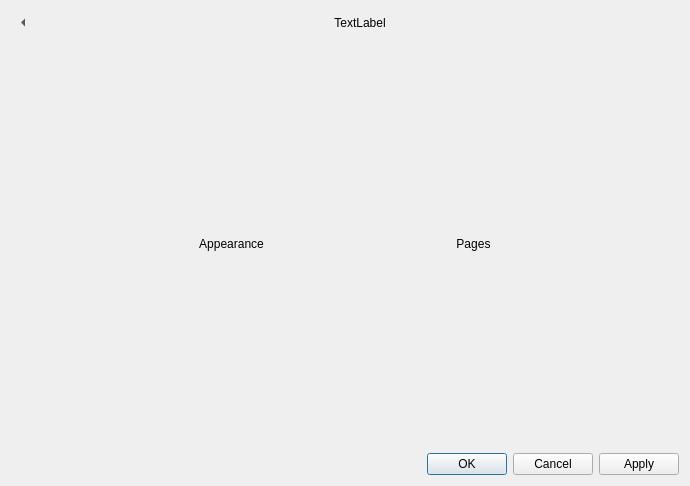
<?xml version="1.0" encoding="UTF-8"?>
<ui version="4.0">
 <class>SettingsDialog</class>
 <widget class="QDialog" name="SettingsDialog">
  <property name="geometry">
   <rect>
    <x>0</x>
    <y>0</y>
    <width>690</width>
    <height>486</height>
   </rect>
  </property>
  <property name="windowTitle">
   <string>Preferences</string>
  </property>
  <layout class="QGridLayout" name="gridLayout">
   <item row="1" column="0">
    <layout class="QVBoxLayout" name="verticalLayout">
     <item>
      <widget class="QStackedWidget" name="stackedWidget">
       <property name="currentIndex">
        <number>0</number>
       </property>
       <widget class="QWidget" name="mainPage">
        <layout class="QGridLayout" name="gridLayout_2">
         <item row="0" column="1">
          <widget class="QToolButton" name="pagesToolButton">
           <property name="text">
            <string>Pages</string>
           </property>
           <property name="icon">
            <iconset resource="../../3rdparty/icons.qrc">
             <normaloff>:/icons/backup/document-edit-sign.svg</normaloff>:/icons/backup/document-edit-sign.svg</iconset>
           </property>
           <property name="iconSize">
            <size>
             <width>32</width>
             <height>32</height>
            </size>
           </property>
           <property name="toolButtonStyle">
            <enum>Qt::ToolButtonTextUnderIcon</enum>
           </property>
           <property name="autoRaise">
            <bool>true</bool>
           </property>
          </widget>
         </item>
         <item row="0" column="0">
          <widget class="QToolButton" name="appearanceToolButton">
           <property name="focusPolicy">
            <enum>Qt::TabFocus</enum>
           </property>
           <property name="text">
            <string>Appearance</string>
           </property>
           <property name="icon">
            <iconset resource="../../3rdparty/icons.qrc">
             <normaloff>:/icons/backup/folder-pictures.svg</normaloff>:/icons/backup/folder-pictures.svg</iconset>
           </property>
           <property name="iconSize">
            <size>
             <width>32</width>
             <height>32</height>
            </size>
           </property>
           <property name="toolButtonStyle">
            <enum>Qt::ToolButtonTextUnderIcon</enum>
           </property>
           <property name="autoRaise">
            <bool>true</bool>
           </property>
          </widget>
         </item>
        </layout>
       </widget>
       <widget class="QWidget" name="appearancePage">
        <layout class="QVBoxLayout" name="verticalLayout_3" stretch="0,0,0">
         <item>
          <widget class="QGroupBox" name="groupBox">
           <property name="title">
            <string>Theme</string>
           </property>
           <layout class="QFormLayout" name="formLayout_2">
            <property name="fieldGrowthPolicy">
             <enum>QFormLayout::FieldsStayAtSizeHint</enum>
            </property>
            <item row="0" column="0">
             <widget class="QLabel" name="dayThemeLabel">
              <property name="text">
               <string>Day theme</string>
              </property>
             </widget>
            </item>
            <item row="0" column="1">
             <widget class="QComboBox" name="dayThemeComboBox"/>
            </item>
            <item row="1" column="0">
             <widget class="QLabel" name="nightThemeLabel">
              <property name="text">
               <string>Night theme</string>
              </property>
             </widget>
            </item>
            <item row="1" column="1">
             <widget class="QComboBox" name="nightThemeComboBox"/>
            </item>
            <item row="3" column="1">
             <widget class="QPushButton" name="createThemeButton">
              <property name="sizePolicy">
               <sizepolicy hsizetype="Maximum" vsizetype="Fixed">
                <horstretch>0</horstretch>
                <verstretch>0</verstretch>
               </sizepolicy>
              </property>
              <property name="text">
               <string>Modify theme</string>
              </property>
             </widget>
            </item>
           </layout>
          </widget>
         </item>
         <item>
          <widget class="QGroupBox" name="groupBox_2">
           <property name="title">
            <string>Language</string>
           </property>
           <layout class="QFormLayout" name="formLayout">
            <property name="fieldGrowthPolicy">
             <enum>QFormLayout::FieldsStayAtSizeHint</enum>
            </property>
            <item row="0" column="0">
             <widget class="QLabel" name="languageLabel">
              <property name="text">
               <string>Language</string>
              </property>
             </widget>
            </item>
            <item row="0" column="1">
             <widget class="QComboBox" name="languageComboBox">
              <property name="sizeAdjustPolicy">
               <enum>QComboBox::AdjustToContents</enum>
              </property>
             </widget>
            </item>
           </layout>
          </widget>
         </item>
         <item>
          <spacer name="verticalSpacer">
           <property name="orientation">
            <enum>Qt::Vertical</enum>
           </property>
           <property name="sizeHint" stdset="0">
            <size>
             <width>20</width>
             <height>40</height>
            </size>
           </property>
          </spacer>
         </item>
        </layout>
       </widget>
       <widget class="SettingsPage" name="pagesPage">
        <property name="settingsGroup" stdset="0">
         <string>pages</string>
        </property>
       </widget>
      </widget>
     </item>
    </layout>
   </item>
   <item row="0" column="0">
    <layout class="QHBoxLayout" name="horizontalLayout">
     <item>
      <widget class="QToolButton" name="backToolButton">
       <property name="text">
        <string>Go back</string>
       </property>
       <property name="autoRaise">
        <bool>true</bool>
       </property>
       <property name="arrowType">
        <enum>Qt::LeftArrow</enum>
       </property>
      </widget>
     </item>
     <item>
      <widget class="QLabel" name="pageTitle">
       <property name="text">
        <string>TextLabel</string>
       </property>
       <property name="textFormat">
        <enum>Qt::MarkdownText</enum>
       </property>
       <property name="alignment">
        <set>Qt::AlignCenter</set>
       </property>
      </widget>
     </item>
    </layout>
   </item>
   <item row="2" column="0">
    <widget class="QDialogButtonBox" name="buttonBox">
     <property name="orientation">
      <enum>Qt::Horizontal</enum>
     </property>
     <property name="standardButtons">
      <set>QDialogButtonBox::Apply|QDialogButtonBox::Cancel|QDialogButtonBox::Ok</set>
     </property>
    </widget>
   </item>
  </layout>
 </widget>
 <customwidgets>
  <customwidget>
   <class>SettingsPage</class>
   <extends>QWidget</extends>
   <header>settingspage.h</header>
   <container>1</container>
  </customwidget>
 </customwidgets>
 <resources>
  <include location="../../3rdparty/icons.qrc"/>
 </resources>
 <connections>
  <connection>
   <sender>buttonBox</sender>
   <signal>accepted()</signal>
   <receiver>SettingsDialog</receiver>
   <slot>accept()</slot>
   <hints>
    <hint type="sourcelabel">
     <x>248</x>
     <y>254</y>
    </hint>
    <hint type="destinationlabel">
     <x>157</x>
     <y>274</y>
    </hint>
   </hints>
  </connection>
  <connection>
   <sender>buttonBox</sender>
   <signal>rejected()</signal>
   <receiver>SettingsDialog</receiver>
   <slot>reject()</slot>
   <hints>
    <hint type="sourcelabel">
     <x>316</x>
     <y>260</y>
    </hint>
    <hint type="destinationlabel">
     <x>286</x>
     <y>274</y>
    </hint>
   </hints>
  </connection>
 </connections>
</ui>
